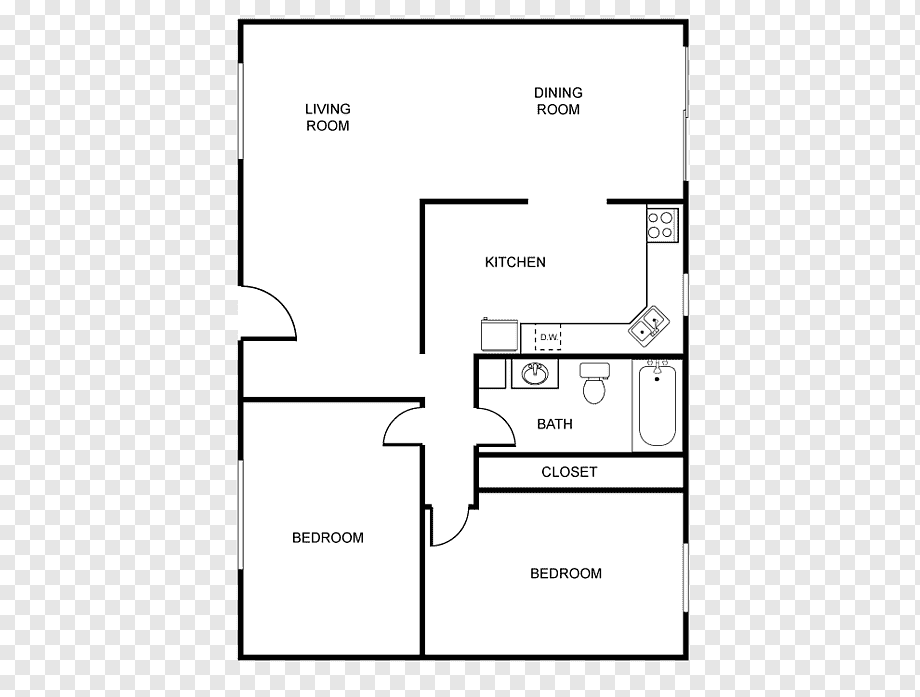
#> input picture blue.png, 920 x 697 px
$ python tested.py
#> lines starting #> are read from the running program, lines starting #| are printed output that depends on the picture; after the words box and inside, x2 and y2 are one past the last pixel; in counts of white or black regions, pixels touching at a corner belong together
import json
import cv2
import numpy as np
import math

def process_blueprint(image_path):
    # Load the blueprint image
#> called with image_path = 'blue.png'
    image = cv2.imread(image_path)
#> image is the input picture: shape (697, 920, 3); min 1, max 255, mean 239.1

    # Check if the image was loaded successfully
    if image is None:
        raise FileNotFoundError(f"Image not found at {image_path}")

    # Convert to grayscale
    gray = cv2.cvtColor(image, cv2.COLOR_BGR2GRAY)

    # Apply Gaussian Blur to reduce noise and improve edge detection
    blurred = cv2.GaussianBlur(gray, (5, 5), 0)

    # Apply Canny edge detection
    edges = cv2.Canny(blurred, 50, 150)
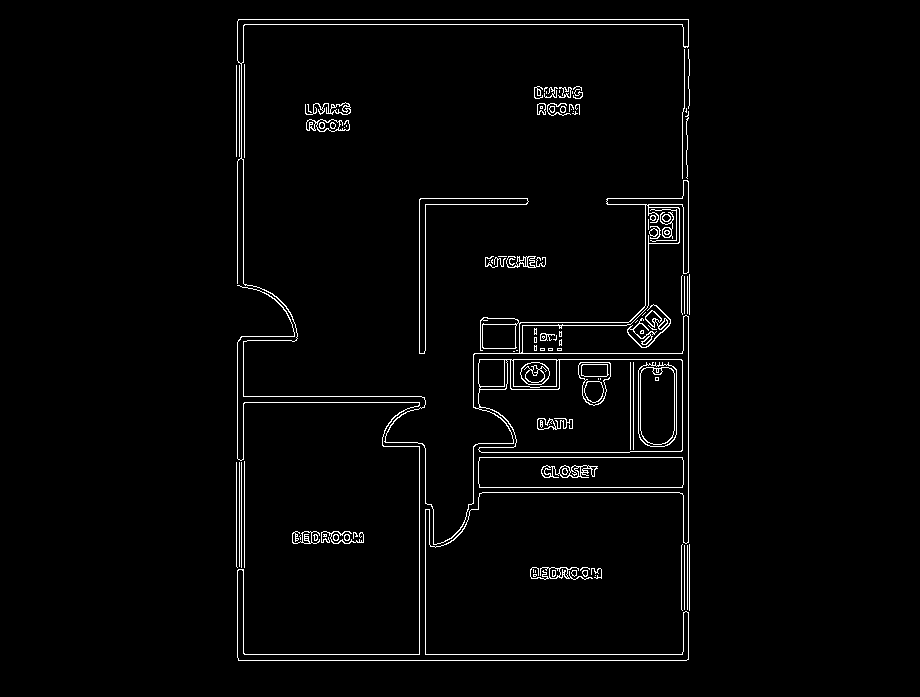
#> edges: shape (697, 920); 2.2% white in thin lines or dots, all inside (x1, y1, x2, y2) = (236, 19, 690, 661)

    # Find lines using Hough Transform
    lines = cv2.HoughLinesP(edges, 1, np.pi / 180, threshold=50, minLineLength=50, maxLineGap=10)
#> lines = 59 rows, first 6: [238, 660, 686, 660], [238, 19, 688, 19], [237, 654, 688, 654], [688, 542, 688, 316], [237, 24, 688, 24], [419, 353, 419, 199]

    # Prepare a list to hold the detected line coordinates
    line_coordinates = []

    # Check if lines were detected
    if lines is not None:
        # Extract line coordinates
        for line in lines:
            x1, y1, x2, y2 = line[0]
            line_coordinates.append(((int(x1), int(y1)), (int(x2), int(y2))))
#> this loop made 59 passes
#> (x1, y1, x2, y2) on passes 1 to 12: (238, 660, 686, 660), (238, 19, 688, 19), (237, 654, 688, 654), (688, 542, 688, 316), (237, 24, 688, 24), (419, 353, 419, 199), (237, 285, 237, 161), (425, 350, 425, 198), (243, 459, 243, 336), (607, 198, 688, 198), (683, 273, 683, 207), (244, 157, 244, 64)
#> after the loop, line_coordinates = 59 items

        # Function to calculate distance between two points
        def distance(p1, p2):
            return math.sqrt((p1[0] - p2[0])**2 + (p1[1] - p2[1])**2)

        # Filter lines by merging closely spaced, parallel lines
        filtered_lines = []
        min_distance = 200 # Minimum distance between lines to be considered unique
        for i, ((x1, y1), (x2, y2)) in enumerate(line_coordinates):
            duplicate = False
            for ((fx1, fy1), (fx2, fy2)) in filtered_lines:
                # Check if the line is parallel and close to an existing line
                if abs((y2 - y1)*(fx2 - fx1) - (fy2 - fy1)*(x2 - x1)) < 1e-2:  # Parallel lines check
                    # Check if both start and end points are within min_distance of each other
                    if distance((x1, y1), (fx1, fy1)) < min_distance and distance((x2, y2), (fx2, fy2)) < min_distance:
                        duplicate = True
                        break
            if not duplicate:
                filtered_lines.append(((x1, y1), (x2, y2)))
                print(f"Filtered Line: Start ({x1}, {y1}), End ({x2}, {y2})")  # Print for verification
#> after the loop, filtered_lines = 22 items

        line_coordinates = filtered_lines
#> line_coordinates = 22 items

    else:
        print("No lines were detected.")

    # Save the line coordinates to a JSON file
    with open('line_coordinates.json', 'w') as f:
        json.dump(line_coordinates, f)

    return image, line_coordinates, edges  # Return the image, coordinates, and edges for visualization

# Example usage
image_path = 'blue.png'
image, lines, edges = process_blueprint(image_path)
#> lines = 22 items

# Draw detected lines on the original image for visualization (optional)
if lines:
    for (start, end) in lines:
        cv2.line(image, start, end, (0, 255, 0), 2)  # Draw lines in green
#> this loop made 22 passes
#> (start, end) on passes 1 to 12: ((238, 660), (686, 660)), ((238, 19), (688, 19)), ((688, 542), (688, 316)), ((419, 353), (419, 199)), ((243, 459), (243, 336)), ((607, 198), (688, 198)), ((683, 273), (683, 207)), ((244, 157), (244, 64)), ((474, 353), (682, 353)), ((237, 402), (425, 402)), ((682, 409), (683, 316)), ((684, 612), (684, 542))
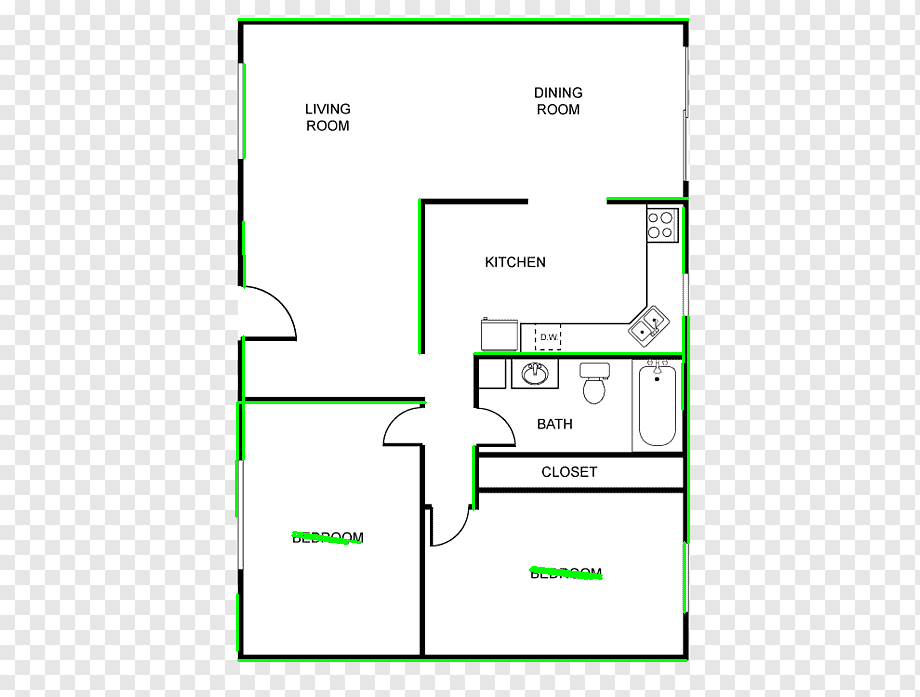
#> image: shape (697, 920, 3); 1.31% of pixels changed, all inside (x1, y1, x2, y2) = (235, 18, 690, 662)

# Show the original image with detected lines
cv2.imshow("Blueprint with Lines", image)
cv2.imshow("Edges", edges)
cv2.waitKey(0)
cv2.destroyAllWindows()

$ run again, with new_img.png copied over blue.png
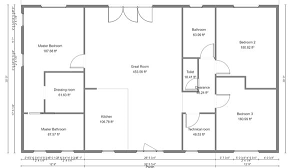
#> input picture new_img.png, 300 x 168 px
#> in process_blueprint, image is the input picture: shape (168, 300, 3); min 88, max 255, mean 243.6
#> in process_blueprint, `edges = cv2.Canny(blurred, 50, 150)`:
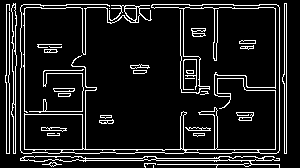
#> edges: shape (168, 300); 11.1% white in thin lines or dots
#> in process_blueprint, `lines = cv2.HoughLinesP(edges, 1, np.pi / 180, threshold=50, minLineLe..`: lines = 22 rows, first 6: [6, 149, 286, 149], [20, 160, 279, 160], [286, 153, 286, 3], [9, 153, 9, 4], [6, 153, 6, 4], [24, 159, 24, 8]
#> the loop in process_blueprint, `for line in lines:` made 22 passes
#> after the loop in process_blueprint, `for line in lines:`: line_coordinates = 22 items
#> the loop in process_blueprint, `for i, ((x1, y1), (x2, y2)) in enumerate(line_coordinates):` made 22 passes
#> (printed output is left out)
#> after the loop in process_blueprint, `for i, ((x1, y1), (x2, y2)) in enumerate(line_coordinates):`: filtered_lines = [((6, 149), (286, 149)), ((286, 153), (286, 3)), ((9, 153), (9, 4)), ((216, 157), (273, 156))]
#> in process_blueprint, `line_coordinates = filtered_lines`: line_coordinates has the same summary as filtered_lines
#> `image, lines, edges = process_blueprint(image_path)`: lines has the same summary as filtered_lines in process_blueprint
#> the loop `for (start, end) in lines:` made 4 passes
#> after the loop `for (start, end) in lines:`:
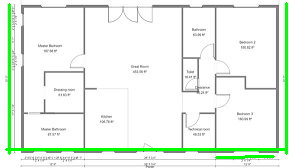
#> image: shape (168, 300, 3); 3.79% of pixels changed, all inside (x1, y1, x2, y2) = (5, 2, 288, 159)

$ run again, with print.png copied over blue.png
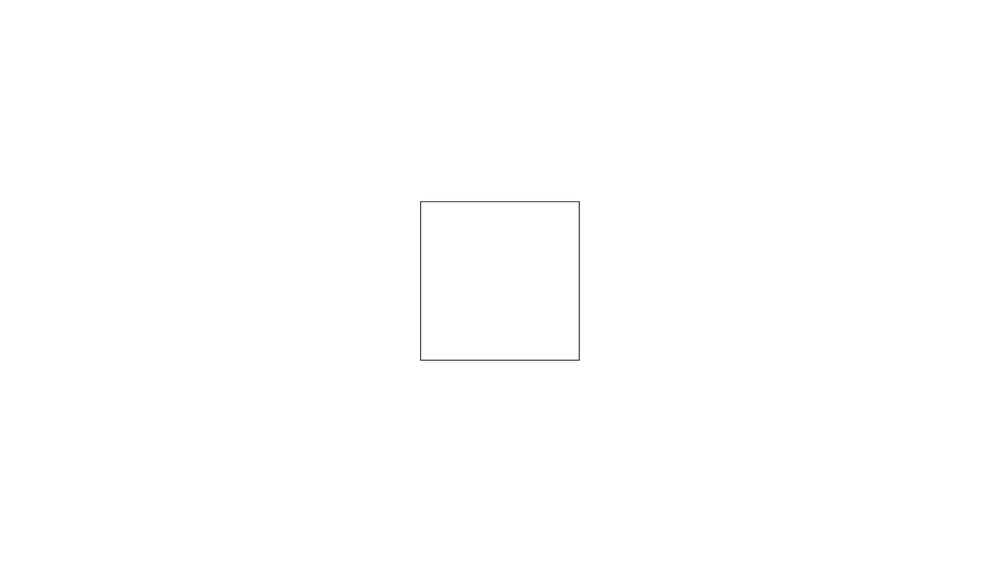
#> input picture print.png, 1000 x 562 px, shrunk from 1920 x 1080 before the run
#> in process_blueprint, image is the input picture: shape (562, 1000, 3); min 62, max 255, mean 254.8
#> in process_blueprint, `edges = cv2.Canny(blurred, 50, 150)`:
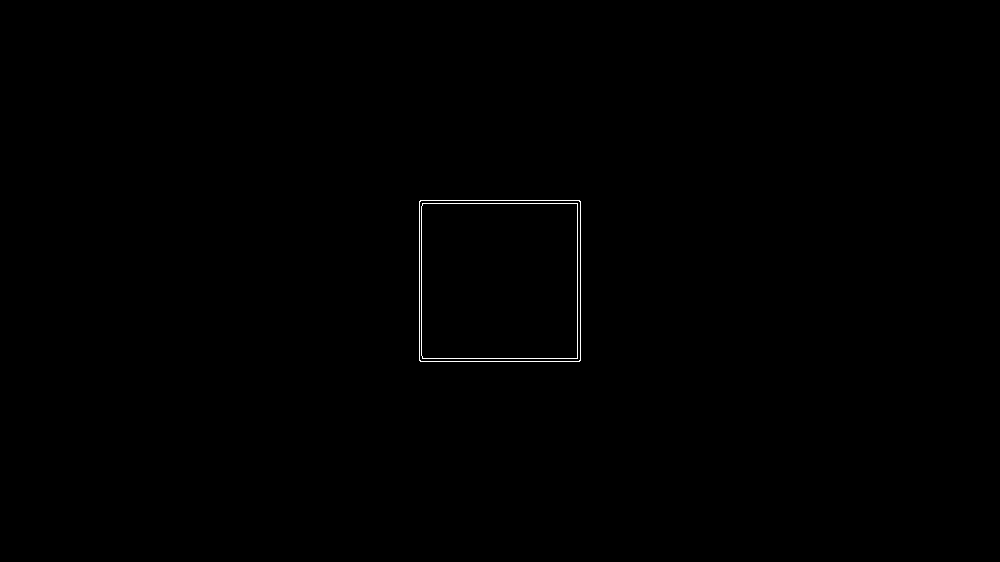
#> edges: shape (562, 1000); 0.22% white in thin lines or dots, all inside (x1, y1, x2, y2) = (419, 200, 581, 362)
#> in process_blueprint, `lines = cv2.HoughLinesP(edges, 1, np.pi / 180, threshold=50, minLineLe..`: lines = [[420, 200, 579, 200], [419, 203, 580, 203], [420, 361, 579, 361], [419, 360, 419, 201], [580, 360, 580, 201], [422, 358, 577, 358], [421, 355, 421, 206], [577, 357, 577, 204]]
#> the loop in process_blueprint, `for line in lines:` made 8 passes
#> after the loop in process_blueprint, `for line in lines:`: line_coordinates = [((420, 200), (579, 200)), ((419, 203), (580, 203)), ((420, 361), (579, 361)), ((419, 360), (419, 201)), ((580, 360), (580, 201)), ((422, 358), (577, 358)), ((421, 355), (421, 206)), ((577, 357), (577, 204))]
#> the loop in process_blueprint, `for i, ((x1, y1), (x2, y2)) in enumerate(line_coordinates):` made 8 passes
#> (printed output is left out)
#> after the loop in process_blueprint, `for i, ((x1, y1), (x2, y2)) in enumerate(line_coordinates):`: filtered_lines = [((420, 200), (579, 200)), ((419, 360), (419, 201))]
#> in process_blueprint, `line_coordinates = filtered_lines`: line_coordinates has the same summary as filtered_lines
#> `image, lines, edges = process_blueprint(image_path)`: lines has the same summary as filtered_lines in process_blueprint
#> the loop `for (start, end) in lines:` made 2 passes
#> after the loop `for (start, end) in lines:`:
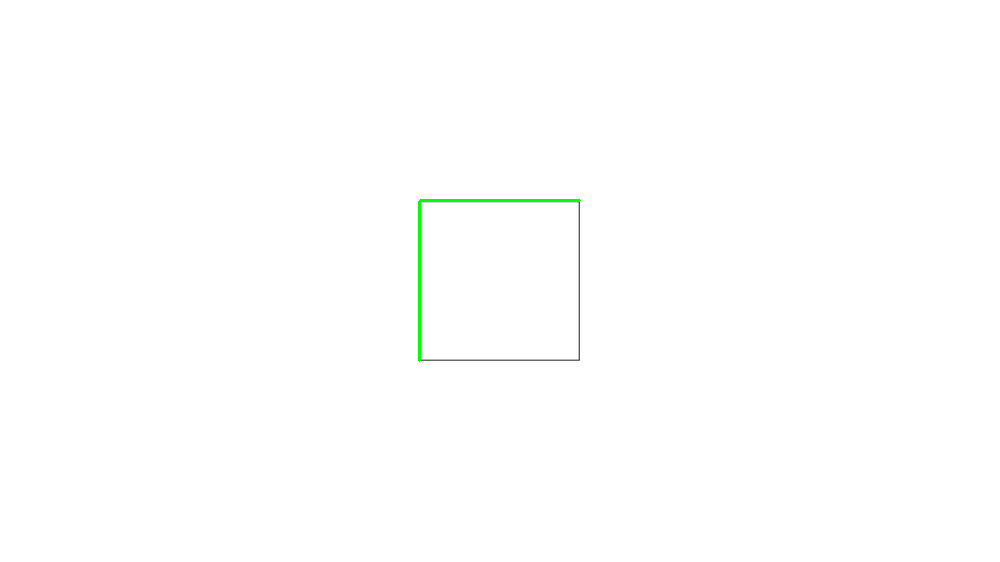
#> image: shape (562, 1000, 3); 0.17% of pixels changed, all inside (x1, y1, x2, y2) = (418, 199, 581, 362)

$ run again, with 0001.jpg saved as blue.png
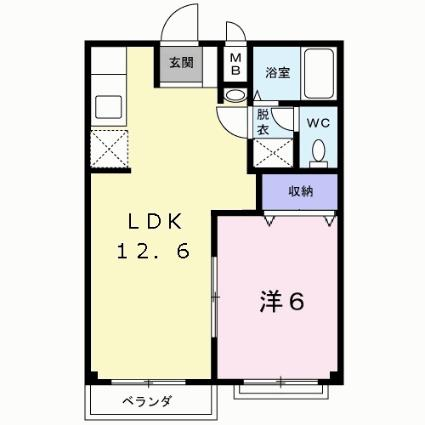
#> input picture 0001.jpg, 425 x 425 px
#> in process_blueprint, image is the input picture: shape (425, 425, 3); mean B, G, R 219, 227.5, 229.5
#> in process_blueprint, `edges = cv2.Canny(blurred, 50, 150)`:
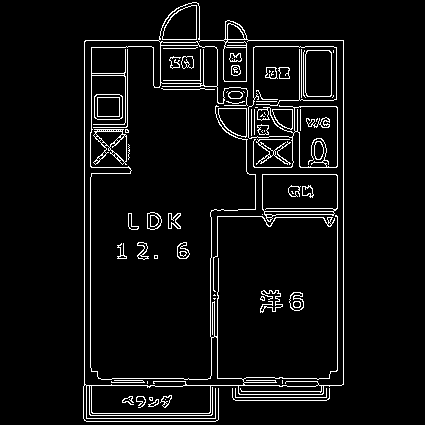
#> edges: shape (425, 425); 5.5% white in thin lines or dots, all inside (x1, y1, x2, y2) = (83, 2, 344, 422)
#> in process_blueprint, `lines = cv2.HoughLinesP(edges, 1, np.pi / 180, threshold=50, minLineLe..`: lines = 52 rows, first 6: [84, 385, 84, 41], [343, 384, 343, 40], [337, 370, 337, 107], [90, 367, 90, 132], [86, 385, 154, 385], [217, 385, 217, 292]
#> the loop in process_blueprint, `for line in lines:` made 52 passes
#> after the loop in process_blueprint, `for line in lines:`: line_coordinates = 52 items
#> the loop in process_blueprint, `for i, ((x1, y1), (x2, y2)) in enumerate(line_coordinates):` made 52 passes
#> (printed output is left out)
#> after the loop in process_blueprint, `for i, ((x1, y1), (x2, y2)) in enumerate(line_coordinates):`: filtered_lines = 26 items
#> the loop `for (start, end) in lines:` made 26 passes
#> (start, end) on passes 1 to 8: ((84, 385), (84, 41)), ((343, 384), (343, 40)), ((86, 385), (154, 385)), ((217, 385), (217, 292)), ((248, 40), (342, 40)), ((211, 355), (213, 421)), ((246, 171), (246, 35)), ((300, 130), (302, 47))
#> after the loop `for (start, end) in lines:`:
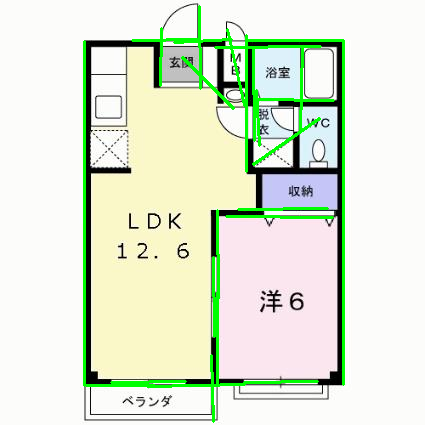
#> image: shape (425, 425, 3); 4.42% of pixels changed, all inside (x1, y1, x2, y2) = (83, 5, 345, 423)
